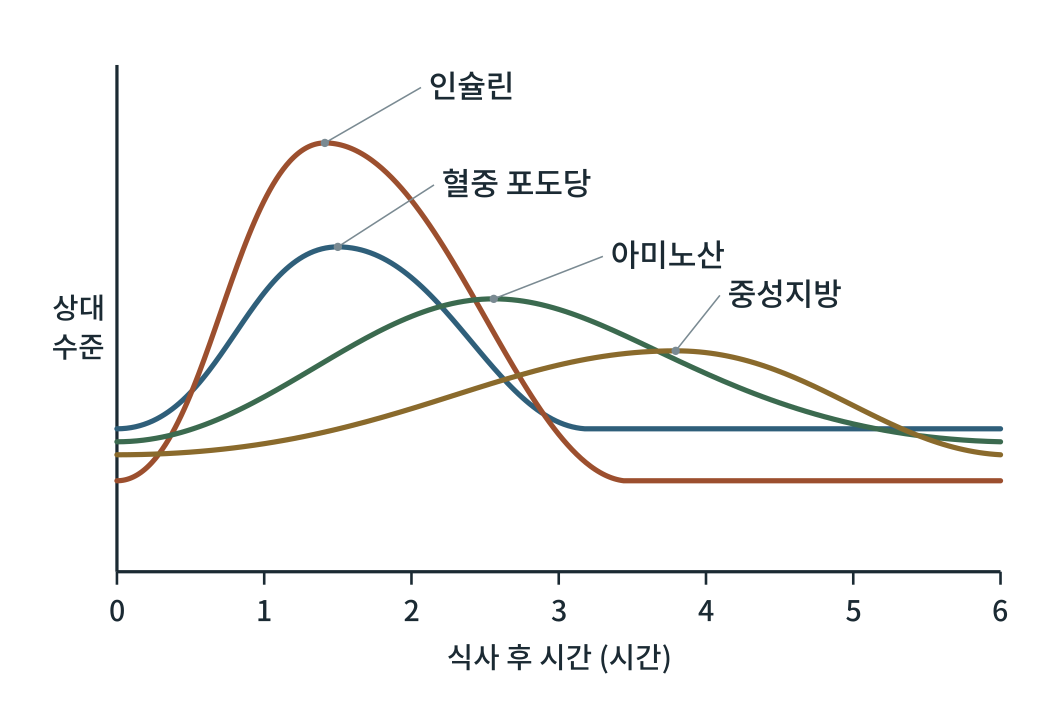
#> input picture obese2/figures2/out/그림17-1.png, 2079 x 1455 px (shown at 1/2 size)
$ python fig17-1.py
#> lines starting #> are read from the running program, lines starting #| are printed output that depends on the picture
### obese2/figures/scripts/figlib.py
# -*- coding: utf-8 -*-
"""생물·의학 대중서 그림 생성 라이브러리 (좌표 명시 SVG) — biofig_kit (원본: 「인삼과 암치유」 2026-09)

좌표계: viewBox 폭 800, 출력 폭 120mm  →  1단위 = 0.15mm = 0.425pt
  · 글자 최소 22단위(≈9.4pt).  book1.md 기준(700폭에서 18 = 8.2pt)보다 엄격하다.
  · 제목 26 이상, 수치 강조 28 이상 권장.
모든 글자의 예상 경계상자를 기록해 두었다가 save() 때
  ① 글자↔글자 겹침  ② 캔버스 밖 넘침  ③ 상자 넘침(tbox)  ④ 글자 위에 나중에 그린 불투명 도형
을 검사해 WARN에 쌓는다.  report()가 0건이어야 완성이다.

색 규칙(책 전체 통일, 흑백 인쇄에서도 명도 차로 구분):
  정상세포·일반구조 = BLUE 계열,  암세포 = WARM 계열,  면역세포 = GREEN 계열,
  인삼·진세노사이드 = GOLD 계열,  보조선·주석 = GRAY
"""
import os, math

UNIT_PT = 120.0 / 800 * 72 / 25.4
MIN_FS = 22
FONT = "'Noto Sans CJK KR',sans-serif"

INK    = '#1b2a33'
BLUE   = '#2f5f7a'; LBLUE = '#dbe7ee'; FILL = '#eef3f6'
GRAY   = '#7a8a92'; LGRAY = '#f2f4f5'; MGRAY = '#c9d1d5'
WARM   = '#9c4f2e'; LWARM = '#f3e3da'; MWARM = '#d9a48a'
GREEN  = '#3b6a4f'; LGREEN = '#e1ede5'; MGREEN = '#9cc0a9'
GOLD   = '#8a6a2c'; LGOLD = '#f3ead6'; MGOLD = '#d6bd84'
WHITE  = '#ffffff'

WARN = []


def _w(s, fs):
    """문자열 렌더링 폭 추정(단위). 한글·한자=1.0em, 영문·숫자=0.58em, 좁은 기호=0.32em"""
    t = 0.0
    for c in s:
        o = ord(c)
        if o > 0x1100 and not (0x2000 <= o <= 0x206f):
            t += 1.0
        elif c == ' ':
            t += 0.32
        elif c in 'ilj.,·|()[]:;\'"!':
            t += 0.32
        elif c in 'mwMW':
            t += 0.85
        else:
            t += 0.58
    return t * fs


def _ov(a, b):
    ix = min(a[2], b[2]) - max(a[0], b[0])
    iy = min(a[3], b[3]) - max(a[1], b[1])
    if ix <= 0 or iy <= 0:
        return 0.0
    sa = (a[2] - a[0]) * (a[3] - a[1]); sb = (b[2] - b[0]) * (b[3] - b[1])
    return ix * iy / max(1e-6, min(sa, sb))


class Fig:
    def __init__(self, name, h, w=800):
        self.name, self.w, self.h = name, w, h
        self.parts = []
        self.texts = []      # (box, s, order)
        self.shapes = []     # (box, order)  불투명 도형
        self.order = 0
        self.minfs = 999

    def _add(self, svg, box=None, opaque=False):
        self.parts.append(svg)
        if box and opaque:
            self.shapes.append((box, self.order))
        self.order += 1

    # ── 기본 도형 ──────────────────────────────────────────────
    # [17 lines left out: functions rect, circle, ellipse, not called in this run]

    def line(self, x1, y1, x2, y2, stroke=GRAY, sw=2, dash=None):
        d = f' stroke-dasharray="{dash}"' if dash else ''
        self._add(f'<line x1="{x1}" y1="{y1}" x2="{x2}" y2="{y2}" stroke="{stroke}" stroke-width="{sw}"{d}/>')

    def path(self, d, stroke=BLUE, sw=2.5, fill='none', dash=None, opacity=1):
        da = f' stroke-dasharray="{dash}"' if dash else ''
        op = f' opacity="{opacity}"' if opacity != 1 else ''
        self._add(f'<path d="{d}" fill="{fill}" stroke="{stroke}" stroke-width="{sw}" '
                  f'stroke-linejoin="round" stroke-linecap="round"{da}{op}/>')

    # [4 lines left out: function poly, not called in this run]

    def raw(self, svg):
        """직접 작성한 SVG 조각(겹침 검사 대상 아님 — 글자는 반드시 text()로 넣을 것)"""
        self._add(svg)

    def text(self, x, y, s, fs=24, weight=400, anchor='middle', color=INK, italic=False, check=True):
        if fs < MIN_FS:
            WARN.append(f'{self.name}: 글자 크기 {fs} < {MIN_FS} «{s[:20]}»')
            fs = MIN_FS
        self.minfs = min(self.minfs, fs)
        it = ' font-style="italic"' if italic else ''
        esc = s.replace('&', '&amp;').replace('<', '&lt;').replace('>', '&gt;')
        w = _w(s, fs)
        x0 = x - w / 2 if anchor == 'middle' else (x - w if anchor == 'end' else x)
        box = (x0, y - fs * 0.80, x0 + w, y + fs * 0.18)
        if check:
            self.texts.append((box, s, self.order))
        self._add(f'<text x="{x}" y="{y}" font-family="{FONT}" font-size="{fs}" font-weight="{weight}" '
                  f'text-anchor="{anchor}" fill="{color}"{it}>{esc}</text>')
        return box

    # [49 lines left out: functions lines, arrow, carrow, inhibit, tbox, not called in this run]

    def callout(self, px, py, lx, ly, lines, fs=22, anchor='start', color=INK, dot=True, lead=1.28,
                weight=400, sub=None):
        """리더선 라벨: 부위(px,py)에서 라벨(lx,ly)까지 가는 회색 선.
           라벨은 도형 바깥 여백에 둔다. anchor='start'면 라벨 왼쪽 끝이 lx, 'end'면 오른쪽 끝이 lx.
           sub: 둘째 줄에 작은 글씨(원어 등)"""
        arr = list(lines) if isinstance(lines, (list, tuple)) else [lines]
        gap = 6
        ex = lx - gap if anchor == 'start' else lx + gap
        self.line(px, py, ex, ly - fs * 0.32, GRAY, 1.2)
        if dot:
            self._add(f'<circle cx="{px}" cy="{py}" r="3.2" fill="{GRAY}"/>')
        yy = ly
        for i, s in enumerate(arr):
            self.text(lx, yy, s, fs, 700 if (i == 0 and weight == 700) else weight, anchor, color)
            yy += fs * lead
        if sub:
            self.text(lx, yy - fs * lead + fs * 1.15 + 4, sub, MIN_FS, 400, anchor, GRAY)

    # [15 lines left out: functions badge, hbar, axis_label, not called in this run]

    # ── 저장 ──────────────────────────────────────────────────
    def _check(self):
        T = self.texts
        for i in range(len(T)):
            for j in range(i + 1, len(T)):
                r = _ov(T[i][0], T[j][0])
                if r > 0.06:
                    WARN.append(f'{self.name}: 글자 겹침 {r:.0%} «{T[i][1][:16]}» ↔ «{T[j][1][:16]}»')
        for box, s, o in T:
            if box[0] < 2 or box[2] > self.w - 2 or box[1] < 2 or box[3] > self.h - 2:
                WARN.append(f'{self.name}: 캔버스 넘침 «{s[:20]}» x{box[0]:.0f}~{box[2]:.0f} y{box[1]:.0f}~{box[3]:.0f}')
            for sb, so in self.shapes:
                if so > o and _ov(box, sb) > 0.25:
                    WARN.append(f'{self.name}: 글자가 나중 도형에 가려짐 «{s[:20]}»')

    def save(self, outdir):
        self._check()
        mm_h = self.h / self.w * 120
        svg = (f'<svg xmlns="http://www.w3.org/2000/svg" viewBox="0 0 {self.w} {self.h}" '
               f'width="120mm" height="{mm_h:.1f}mm">'
               f'<rect x="0" y="0" width="{self.w}" height="{self.h}" fill="#ffffff"/>'
               + ''.join(self.parts) + '</svg>')
        os.makedirs(outdir, exist_ok=True)
        open(os.path.join(outdir, self.name), 'w', encoding='utf-8').write(svg)
        return self.name, self.minfs * UNIT_PT


# [18 lines left out: functions point_in_poly, contain, not called in this run]


def report(prefix=''):
    W = [w for w in WARN if w.startswith(prefix)] if prefix else WARN
    if W:
        print(f'⚠ 경고 {len(W)}건:')
        for w in W:
            print('  ', w)
    else:
        print('✓ 겹침·넘침·글자크기 경고 0건')
    return len(W)

### obese2/figures2/scripts/fig17-1.py
# -*- coding: utf-8 -*-
import os, sys
sys.path.insert(0, os.path.dirname(os.path.abspath(__file__)))
import figlib as F
from figlib import Fig, INK, BLUE, LBLUE, GRAY, WARM, LWARM, GREEN, LGREEN, GOLD, LGOLD
here = os.path.dirname(os.path.abspath(__file__)); OUT = os.path.join(here, "..", "svg")
f = Fig('fig17-1.svg', 560)
x0, x1, yb, yt = 90, 770, 440, 50
f.line(x0, yb, x1, yb, INK, 2.5)
f.line(x0, yb, x0, yt, INK, 2.5)
for h in range(0, 7):
    x = x0 + (x1 - x0) * h / 6
    f.line(x, yb, x, yb + 10, INK, 2)
    f.text(x, yb + 38, str(h), 22, 'normal', 'middle')
f.text((x0 + x1) / 2, yb + 74, '식사 후 시간 (시간)', 22, 'normal', 'middle')
f.text(60, 245, '상대', 22, 'normal', 'middle')
f.text(60, 275, '수준', 22, 'normal', 'middle')
# curves (schematic, baseline y=330 for glucose/insulin/aa/tg)
base = 330
f.path(f'M {x0} {base} C 170 {base} 190 190 260 190 C 340 190 380 {base-5} 450 {base} L {x1} {base}', BLUE, 4)
f.path(f'M {x0} {base+40} C 160 {base+40} 180 110 250 110 C 340 110 400 {base+30} 480 {base+40} L {x1} {base+40}', WARM, 4)
f.path(f'M {x0} {base+10} C 200 {base+10} 280 230 380 230 C 480 230 560 {base+5} {x1} {base+10}', GREEN, 4)
f.path(f'M {x0} {base+20} C 300 {base+20} 380 270 520 270 C 620 270 680 {base+15} {x1} {base+20}', GOLD, 4)
f.text(200, 160, '인슐린', 24, 'bold', 'middle', WARM) if False else None
f.callout(250, 110, 330, 75, ['인슐린'], 24, 'start')
f.callout(260, 190, 340, 150, ['혈중 포도당'], 24, 'start')
f.callout(380, 230, 470, 205, ['아미노산'], 24, 'start')
f.callout(520, 270, 560, 235, ['중성지방'], 24, 'start')
print(f.save(OUT)); F.report()
import cairosvg
from PIL import Image
o = os.path.join(here, '..', 'out')
cairosvg.svg2png(url=os.path.join(OUT, 'fig17-1.svg'), write_to=os.path.join(o, '그림17-1.png'), output_width=2079, background_color='white')
#> (this line was passed over: cairosvg is not available in this run)
Image.open(os.path.join(o, '그림17-1.png')).convert('L').save(os.path.join(o, '그림17-1-흑백.png'))
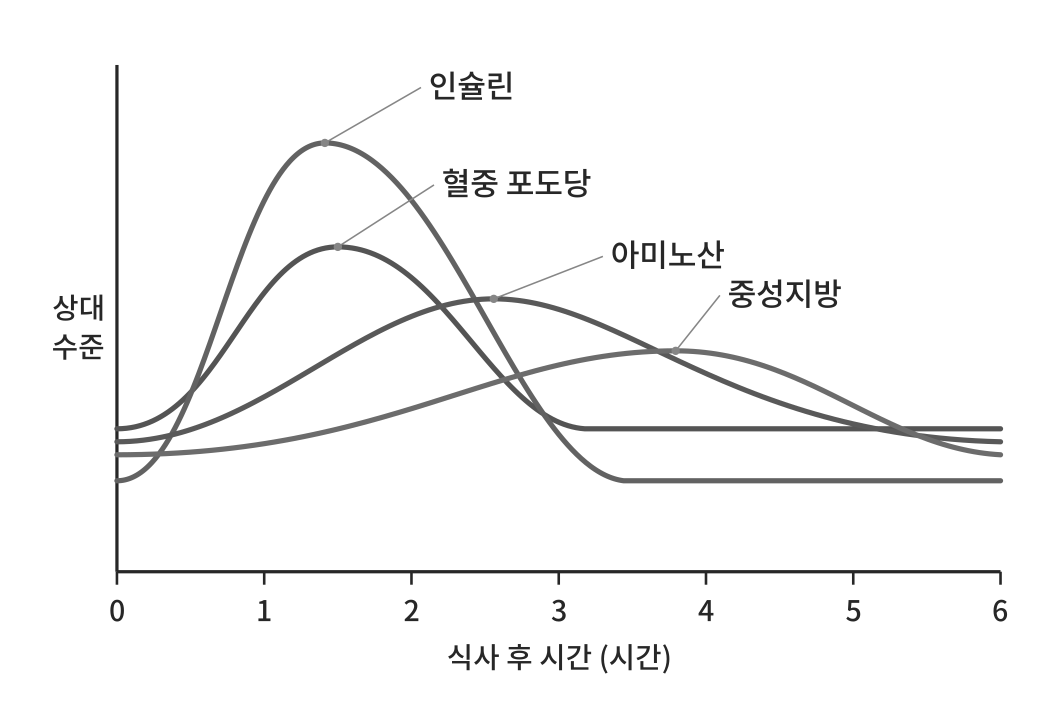
#> saved as 그림17-1-흑백.png: PIL image 2079x1455 L (shown at 1/2 size); min 39, max 255, mean 247

$ run again, with obese2/figures2/out/그림1-1.png copied over obese2/figures2/out/그림17-1.png
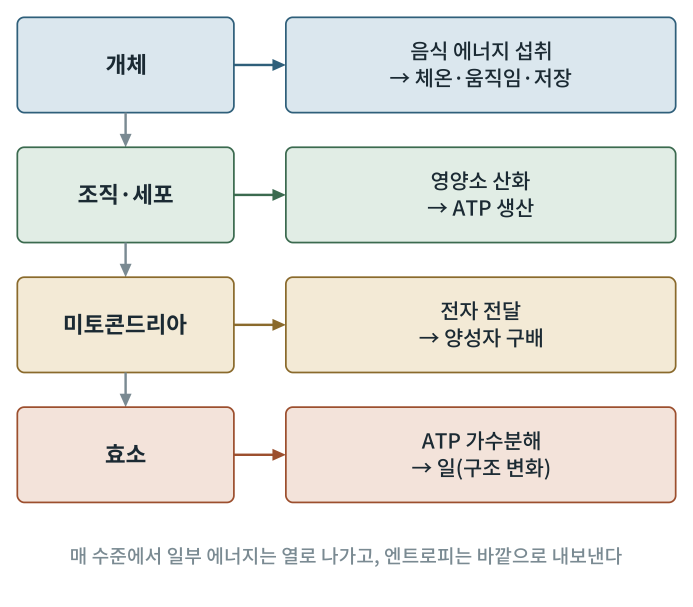
#> input picture obese2/figures2/out/그림1-1.png, 2079 x 1819 px (shown at 1/3 size)
#> `Image.open(os.path.join(o, '그림17-1.png')).convert('L').save(os.path.jo..`:
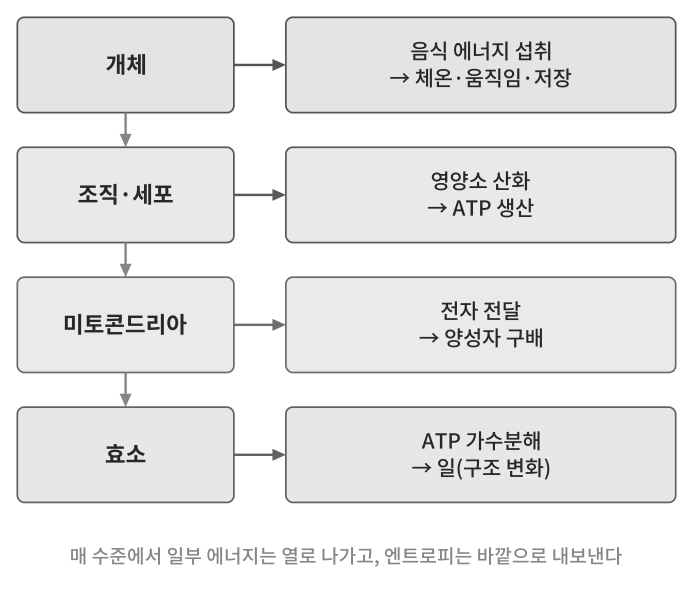
#> saved as 그림17-1-흑백.png: PIL image 2079x1819 L (shown at 1/3 size); min 39, max 255, mean 233.6

$ run again, with obese2/figures2/out/그림10-1.png copied over obese2/figures2/out/그림17-1.png
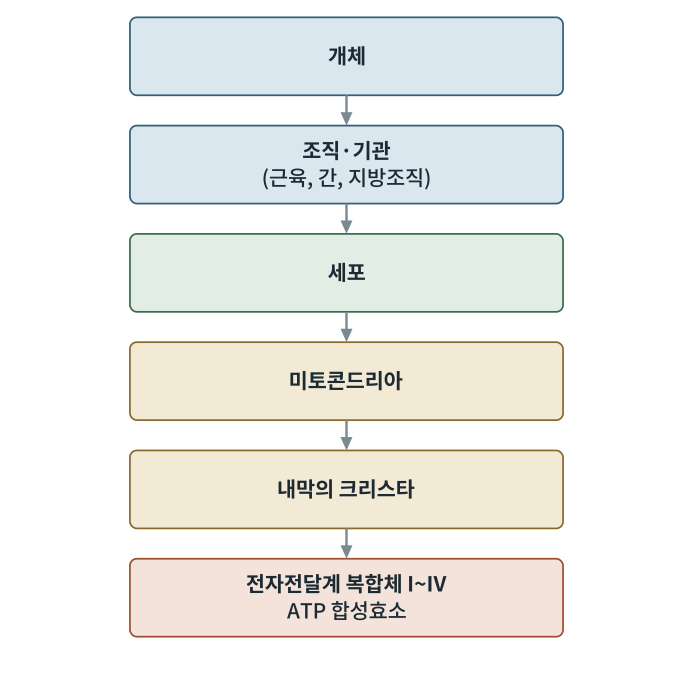
#> input picture obese2/figures2/out/그림10-1.png, 2079 x 2053 px (shown at 1/3 size)
#> `Image.open(os.path.join(o, '그림17-1.png')).convert('L').save(os.path.jo..`:
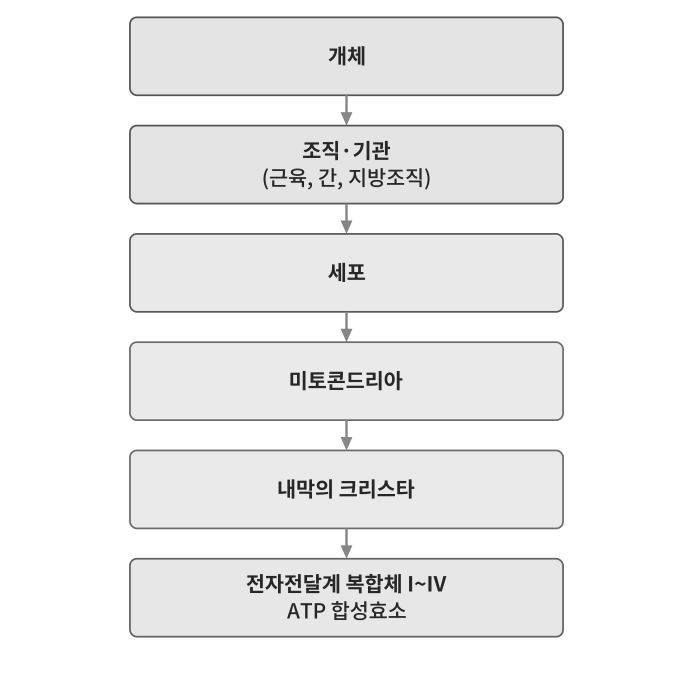
#> saved as 그림17-1-흑백.png: PIL image 2079x2053 L (shown at 1/3 size); min 39, max 255, mean 239.1

$ run again, with obese2/figures2/out/그림10-2.png copied over obese2/figures2/out/그림17-1.png
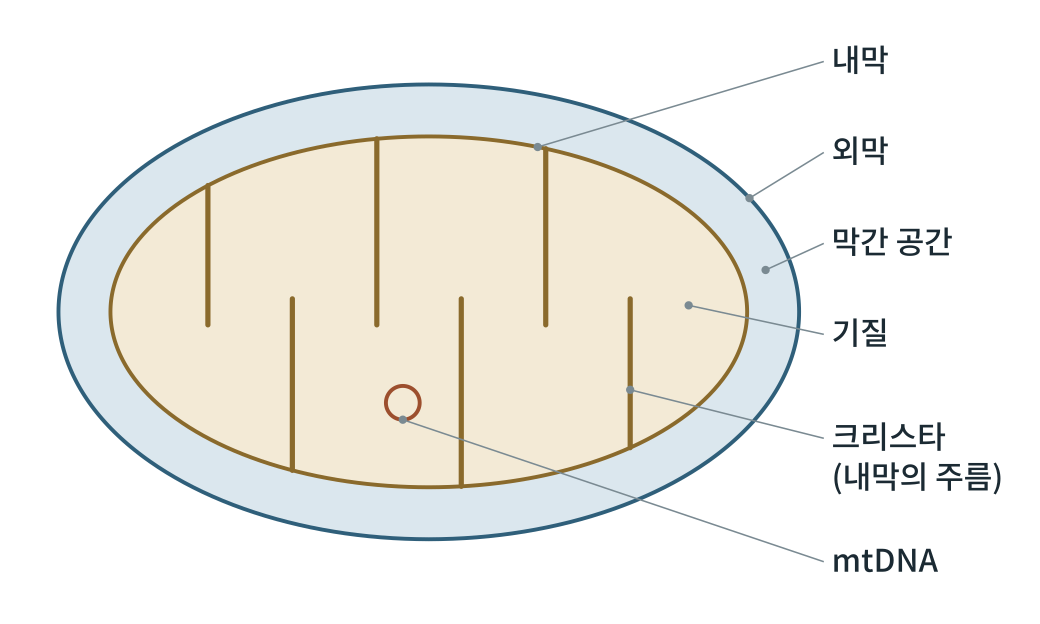
#> input picture obese2/figures2/out/그림10-2.png, 2079 x 1247 px (shown at 1/2 size)
#> `Image.open(os.path.join(o, '그림17-1.png')).convert('L').save(os.path.jo..`:
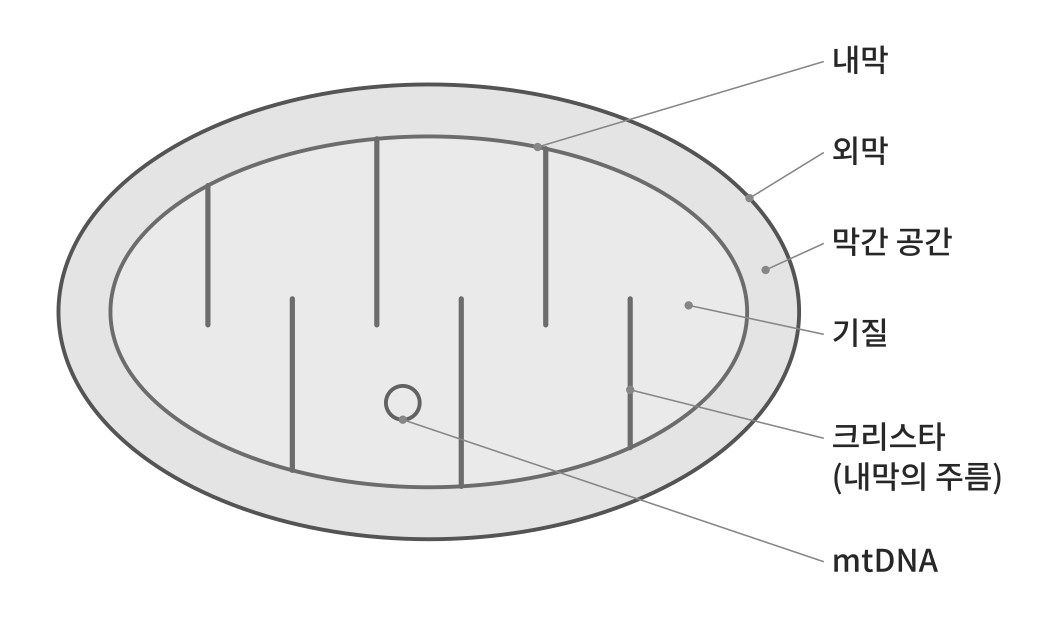
#> saved as 그림17-1-흑백.png: PIL image 2079x1247 L (shown at 1/2 size); min 39, max 255, mean 239.2
